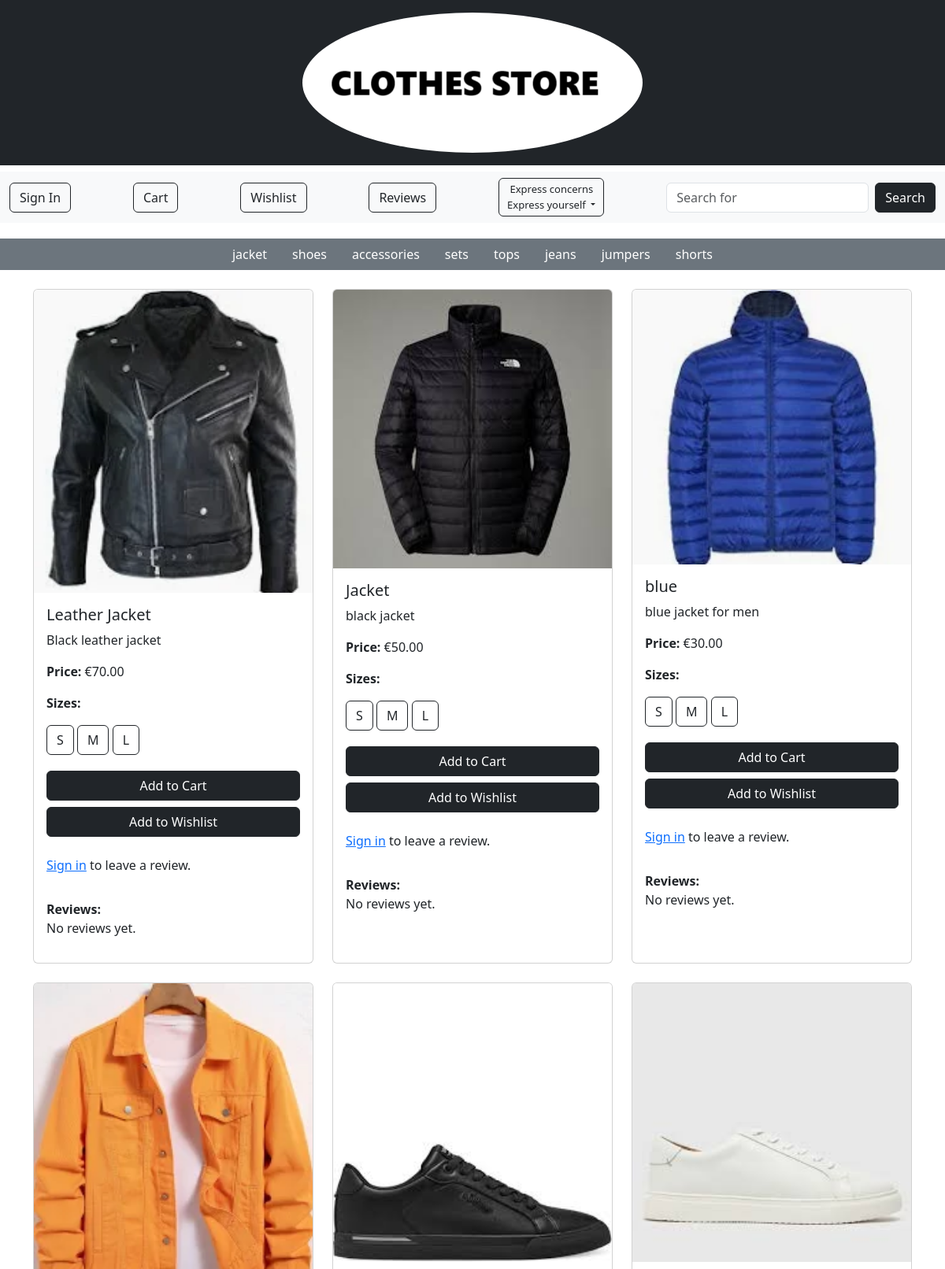
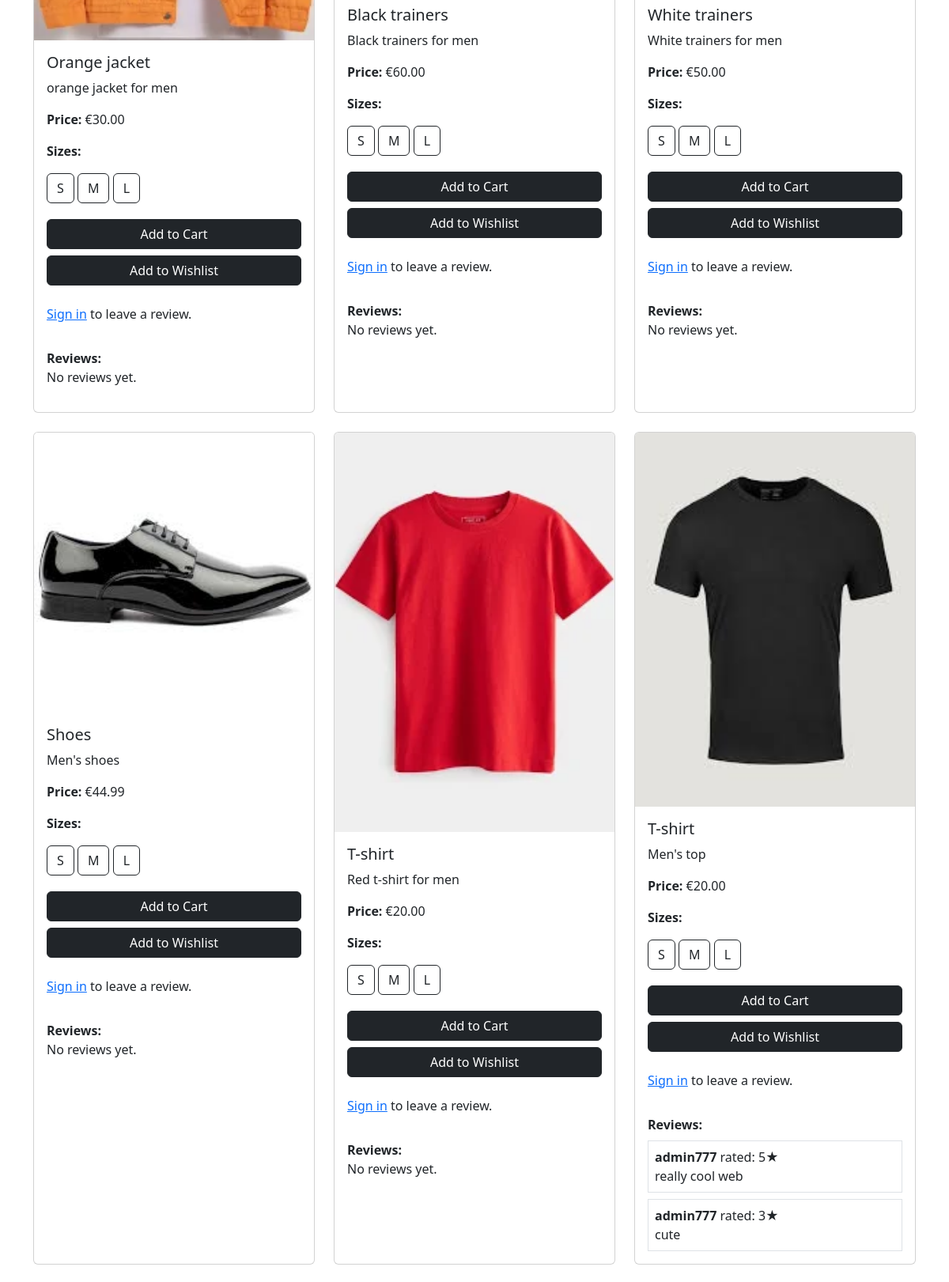
Page /store/men/ (upper part) on the committed database (2 pictures, top to bottom).
### store/models.py (models this page shows, shortened)
class Category(models.Model):
    name = models.CharField(max_length=255)
    parent = models.ForeignKey('self', on_delete=models.CASCADE, null=True, blank=True, related_name='subcategories')

class Product(models.Model):
    name = models.CharField(max_length=255)
    description = models.TextField()
    price = models.DecimalField(max_digits=10, decimal_places=2)
    category = models.ForeignKey(Category, on_delete=models.CASCADE)
    image = models.ImageField(null=True, blank=True)
    sizes = models.ManyToManyField(Size, related_name='products')
    colour = models.CharField(max_length=50, blank=True, null=True)
    quantity_in_stock = models.PositiveIntegerField(default=0)

class Size(models.Model):
    name = models.CharField(max_length=50)

### reviews/models.py (models this page shows, shortened)
class Review(models.Model):
    user = models.ForeignKey(settings.AUTH_USER_MODEL, on_delete=models.CASCADE, null=True)
    product = models.ForeignKey(Product, on_delete=models.CASCADE, related_name='reviews', null=True, blank=True)
    review_text = models.TextField()
    rating = models.PositiveIntegerField(null=True)

### cos_accounts/models.py (models this page shows)
class CustomUser(AbstractUser):
    age = models.PositiveIntegerField(null=True, blank=True)
    address = models.CharField(max_length=255, null=True, blank=True)
    groups = models.ManyToManyField(
        'auth.Group',
        related_name='cos_accounts_user_set',
        blank=True
    )
    user_permissions = models.ManyToManyField(
        'auth.Permission',
        related_name='cos_accounts_permission_user_set',
        blank=True
    )

### store/views.py (the view)
# urls.py: path('store/men/',mens_view, name='mens'),
def mens_view(request):
    men_category = get_object_or_404(Category, name__iexact="Men")
    subcategories = Category.objects.filter(parent=men_category)
    subcategory_name = request.GET.get('subcategory')
    if subcategory_name:
        subcategory = get_object_or_404(Category, name__iexact=subcategory_name, parent=men_category)
        products = Product.objects.filter(category=subcategory)
    else:
        products = Product.objects.filter(category__in=[men_category] + list(subcategories))
    return render(request, 'mens.html', {
        'products': products,
        'subcategories': subcategories,
    })

### cart/context_processors.py (called while the page is built)
def counter(request):
    item_count = 0
    if 'admin' in request.path:
        return {}
    else:
        try:
            cart = Cart.objects.filter(cart_id=_cart_id(request))
            cart_items = CartItem.objects.all().filter(cart=cart[:1])
            for cart_item in cart_items:
                item_count += cart_item.quantity
        except Cart.DoesNotExist:
            item_count = 0
    return {'item_count':item_count}

### cart/views.py (called while the page is built)
def _cart_id(request):
    cart = request.session.session_key
    if not cart:
        cart = request.session.create()
    return cart

### loyalty/context_processors.py (called while the page is built)
def loyalty_points(request):
    if request.user.is_authenticated:
        try:
            loyalty = Loyalty.objects.get(user=request.user)
        except Loyalty.DoesNotExist:
            loyalty = None
    else:
        loyalty = None
    return {'loyalty': loyalty}

### pages/templates/mens.html (shortened to what this page needs)
{% load static %}
<!DOCTYPE html>
<html lang="en">
<head>
    <link rel="stylesheet" href="{% static 'css/style.css' %}">
    <link href="https://cdn.jsdelivr.net/npm/bootstrap@5.3.3/dist/css/bootstrap.min.css" rel="stylesheet">
</head>
<body>
    <header class="bg-dark text-white py-3">
        <div class="container text-center">
            {% include 'header.html' %}
        </div>
    </header>
    {% include 'nav.html' %}
    <nav class="category-nav bg-secondary text-center mt-2">
        <ul class="nav justify-content-center">
            {% for subcategory in subcategories %}
                <li class="nav-item">
                    <a class="nav-link text-white {% if subcategory.name == selected_subcategory %}active{% endif %}"
                       href="?subcategory={{ subcategory.name }}">
                        {{ subcategory.name }}
                    </a>
                </li>
            {% endfor %}
        </ul>
    </nav>
    <div class="container mt-4">
        <div class="row">
            {% for product in products %}
                <div class="col-md-4 mb-4">
                    <div class="card h-100">
                        {% if product.image %}
                            <img src="{{ product.image.url }}" class="card-img-top" alt="{{ product.name }}">
                        {% else %}
                            <img src="{% static 'images/default.jpg' %}" class="card-img-top" alt="Default Image">
                        {% endif %}
                        <div class="card-body d-flex flex-column">
                            <h5 class="card-title">{{ product.name }}</h5>
                            <p class="card-text">{{ product.description }}</p>
                            <p><strong>Price:</strong> €{{ product.price }}</p>
                            <div class="size-buttons mb-3">
                                <p><strong>Sizes:</strong></p>
                                {% for size in product.sizes.all %}
                                    <button class="btn btn-outline-dark size-btn mb-1" data-product-id="{{ product.id }}" data-size-id="{{ size.id }}">
                                        {{ size.name }}
                                    </button>
                                {% endfor %}
                            </div>
                            <a href="#" class="btn btn-dark add-to-cart mb-2" data-product-id="{{ product.id }}">
                                Add to Cart
                            </a>
                            <a href="#" class="btn btn-dark add-to-wishlist mb-3">Add to Wishlist</a>
                            {% if user.is_authenticated %}
                                <form method="post" action="{% url 'submit_review' %}">
                                    {% csrf_token %}
                                    <input type="hidden" name="product" value="{{ product.id }}">
                                    <div class="mb-2">
                                        <label for="review-text-{{ product.id }}" class="form-label"><strong>Review</strong></label>
                                        <textarea name="review_text" id="review-text-{{ product.id }}" rows="3" class="form-control" placeholder="Write your review..."></textarea>
                                    </div>
                                    <div class="mb-2">
                                        <label for="rating-{{ product.id }}" class="form-label"><strong>Rating</strong></label>
                                        <select name="rating" id="rating-{{ product.id }}" class="form-control">
                                            {% for i in "12345" %}
                                                <option value="{{ i }}">{{ i }}</option>
                                            {% endfor %}
                                        </select>
                                    </div>
                                    <button type="submit" class="btn btn-sm btn-outline-dark">Submit Review</button>
                                </form>
                            {% else %}
                                <p class="mt-2"><a href="{% url 'cos_accounts:signin' %}">Sign in</a> to leave a review.</p>
                            {% endif %}
                            <div class="mt-3">
                                <strong>Reviews:</strong>
                                {% for review in product.reviews.all %}
                                    <div class="border p-2 mt-2">
                                        <strong>{{ review.user.username }}</strong> rated: {{ review.rating }}★<br>
                                        {{ review.review_text }}
                                    </div>
                                {% empty %}
                                    <p>No reviews yet.</p>
                                {% endfor %}
                            </div>
                        </div>
                    </div>
                </div>
            {% empty %}
                <p class="text-center">No products available in this category.</p>
            {% endfor %}
        </div>
    </div>
</body>
</html>

### rows in the picture
Category: name "jacket"
Category: name "shoes"
Category: name "accessories"
Category: name "sets"
Category: name "tops"
Category: name "jeans"
Category: name "jumpers"
Category: name "shorts"
Product: image (picture), name "Leather Jacket", description "Black leather jacket", price "70.00"
Size: name "S"
Size: name "M"
Size: name "L"
Product: image (picture), name "Jacket", description "black jacket", price "50.00"
Product: image (picture), name "blue", description "blue jacket for men", price "30.00"
Product: image (picture), name "Orange jacket", description "orange jacket for men", price "30.00"
Product: image (picture), name "Black trainers", description "Black trainers for men", price "60.00"
Product: image (picture), name "White trainers", description "White trainers for men", price "50.00"
Product: image (picture), name "Shoes", description "Men's shoes", price "44.99"
Product: image (picture), name "T-shirt", description "Red t-shirt for men", price "20.00"
Product: image (picture), name "T-shirt", description "Men's top", price "20.00"
Review: user.username "admin777", rating "5", review_text "really cool web"
Review: user.username "admin777", rating "3", review_text "cute"
